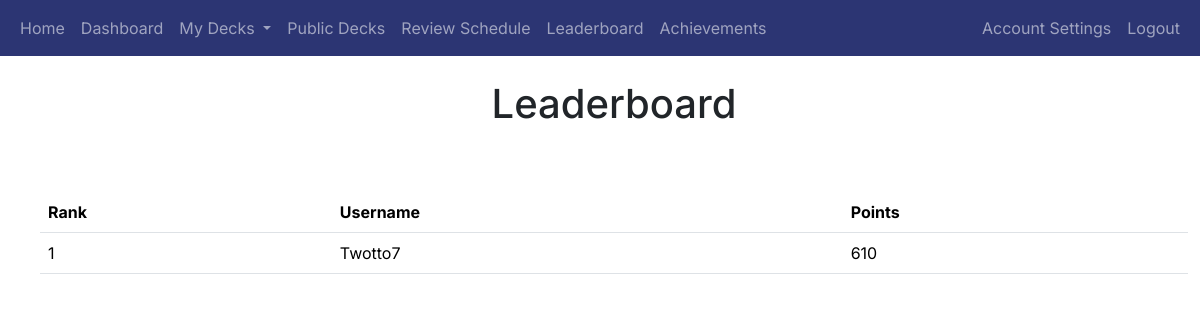
The page /leaderboard (signed in) on the database as committed earlier.
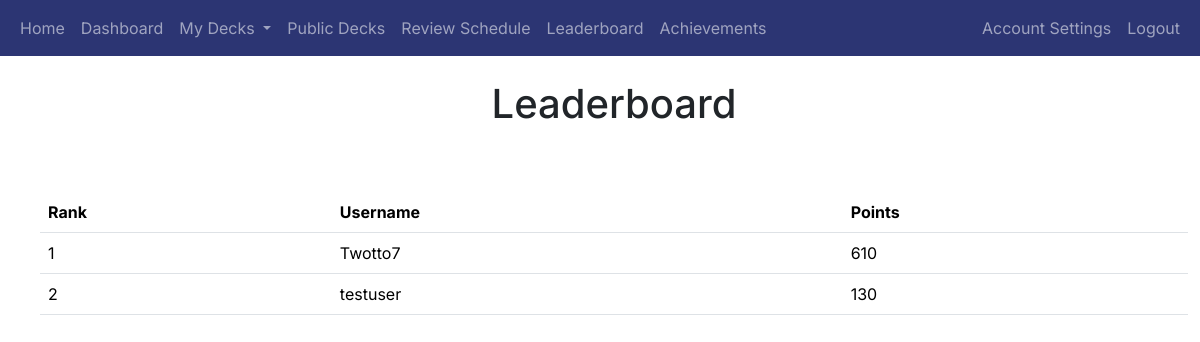
The same page on the database as committed later.
### app/auth/models.py (models this page shows, shortened)
class User(db.Model, UserMixin):
    user_id = db.Column(db.Integer, primary_key=True)
    username = db.Column(db.String(80), unique=True, nullable=False)
    email = db.Column(db.String(120), unique=True, nullable=False)
    password_hash = db.Column(db.String(256), nullable=False)
    points = db.Column(db.Integer, default=0)  # Add points column
    achievements = db.relationship('UserAchievement', back_populates='user', cascade='all, delete-orphan')
    login_events = db.relationship('LoginEvent', backref='user', cascade='all, delete-orphan', lazy=True)
    decks = db.relationship('Deck', backref='user', cascade='all, delete-orphan', lazy=True)

### app/gamification/routes.py (the view)
@gamification_blueprint.route('/leaderboard')
@login_required
def leaderboard():
    users = User.query.order_by(User.points.desc()).limit(10).all()  # Get top 10 users
    return render_template('leaderboard.html', users=users)

### app/__init__.py (called while the page is built)
@login_manager.user_loader
def load_user(user_id):
    return User.query.get(int(user_id))

### app/gamification/templates/leaderboard.html (shortened to what this page needs)
{% extends "base.html" %}
{% block heading %}Leaderboard{% endblock %}
{% block content %}
<div class="container">
    <table class="table mt-4">
        <thead>
            <tr>
                <th>Rank</th>
                <th>Username</th>
                <th>Points</th>
            </tr>
        </thead>
        <tbody>
            {% for user in users %}
            <tr>
                <td>{{ loop.index }}</td>
                <td>{{ user.username }}</td>
                <td>{{ user.points }}</td>
            </tr>
            {% endfor %}
        </tbody>
    </table>
</div>
{% endblock %}

### app/templates/base.html (shortened to what this page needs)
<!doctype html>
<html lang="en">
<head>
    <link href="https://cdn.jsdelivr.net/npm/bootstrap@5.3.2/dist/css/bootstrap.min.css" rel="stylesheet"
>
    <link rel="stylesheet" href="{{ url_for('static', filename='styles.css') }}">
</head>
<body>
<header class="site-header">
    <nav class="navbar navbar-expand-sm navbar-dark bg-dark-blue">
        <div class="container-fluid">
            <div class="collapse navbar-collapse" id="navbarToggle">
                <div class="navbar-nav me-auto">
                    {% if current_user.is_authenticated %}
                        <a class="nav-item nav-link" href="{{ url_for('main.index') }}">Home</a>
                    <a class="nav-item nav-link" href="{{ url_for('main.dashboard') }}">Dashboard</a>
                    <li class="nav-item dropdown">
                        <a class="nav-link dropdown-toggle" href="#" id="navbarDropdown" role="button" data-bs-toggle="dropdown" aria-expanded="false">
                            My Decks
                        </a>
                    </li>
                    <a class="nav-item nav-link" href="{{ url_for('decks.public_decks') }}">Public Decks</a>
                        <a class="nav-link" href="{{ url_for('review.review_schedule') }}">Review Schedule</a>
                    <a class="nav-item nav-link" href="{{ url_for('gamification.leaderboard') }}">Leaderboard</a>
                    <a class="nav-item nav-link" href="{{ url_for('gamification.user_achievements') }}">Achievements</a>
                </div>
                <div class="navbar-nav ms-auto">
                    <a class="nav-link" href="{{ url_for('auth.account_settings') }}">Account Settings</a>
                    <a class="nav-item nav-link" href="{{ url_for('auth.logout') }}">Logout</a>
                    {% else %}
                    <a class="nav-item nav-link" href="{{ url_for('main.index') }}">Home</a>
                </div>
                <div class="navbar-nav ms-auto">
                    <a class="nav-item nav-link" href="{{ url_for('auth.login') }}">Login</a>
                    <a class="nav-item nav-link" href="{{ url_for('auth.register') }}">Register</a>
                    {% endif %}
                </div>
            </div>
        </div>
    </nav>
</header>
<main role="main" class="container-fluid">
    <div class="row mt-2 ms-3">
        <div class="col-12 mt-3 mb-3 text-center">
            <h1>{%  block heading %}{% endblock %}</h1>
        </div>
    </div>
    <div class="row mt-3 ms-3">
        {% block content %}{% endblock %}
    </div>
</main>
</body>
</html>

### app/static/styles.css (style rules this page uses)
.bg-dark-blue { background-color: #2c3573 !important; }

### app/templates/base.html (style rules this page uses)
body { font-family: 'Inter', sans-serif; }
h1, h2, h3, h4, h5, h6, p, a { font-family: 'Inter', sans-serif; }

Rows that differ between the two databases and show on the page:
added User: username "testuser", points "130"
